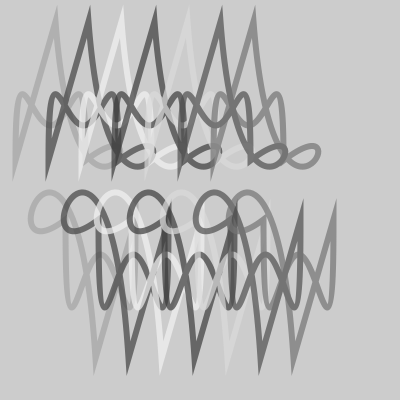
Frame 1 (no input)
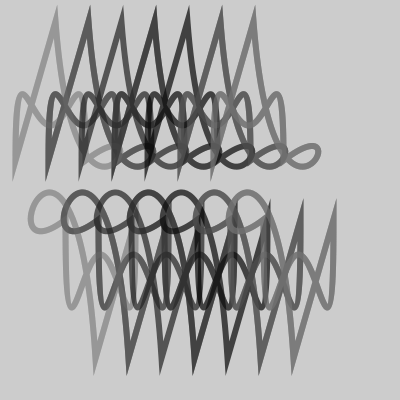
Frame 2 (the mouse pressed at the canvas centre, redrawn once)

The Processing sketch that drew these frames (run headless with seeded random() and noise(); the mouse was pressed at the canvas centre and the sketch redrawn once):

// Processing sketch: sketch_22_1
// ── sketch_22_1.pde
//exercise 22.3

float c = 125.0;

void setup() {
  size(400, 400); 
  smooth(); 
  noLoop();
}

void draw() { 
  for(int a = 0; a < 7; a ++) {
    stroke(random(255), 180);
    pushMatrix();
    translate(a*33, 0);
    arch(c);
    translate(150, 310);
    rotate(PI);
    arch(c+50);
    popMatrix();
  }
}

void arch(float curvature) {
  translate(0, 70);
  float y = 90.0;
  strokeWeight(6);
  noFill();
  beginShape();
  vertex(15.0, y);
  bezierVertex(15.0, y-curvature, 30.0, 55.0, 50.0, 55.0);
  bezierVertex(70.0, 55.0, 85.0, y-curvature, 85.0, y);
  bezierVertex(170.0, 25.0, 75.0, y+curvature, 55.0, Y-50);
  endShape(CLOSE);
}
